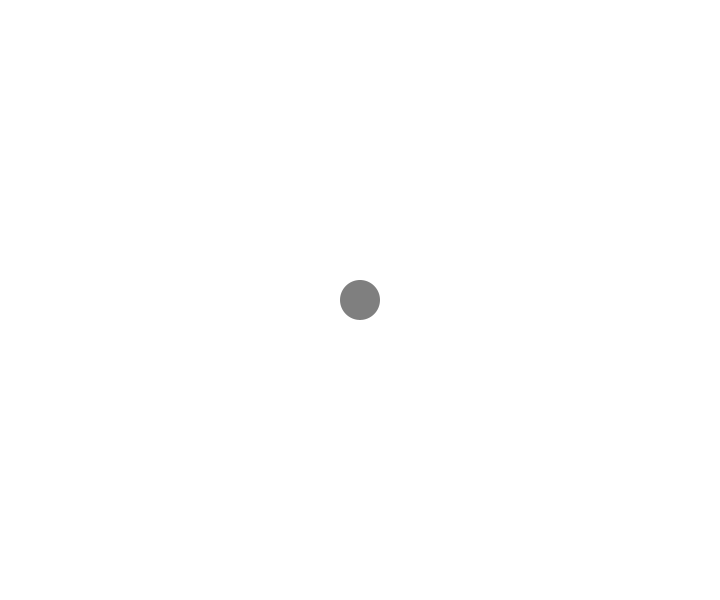
Frame 1 (no input)
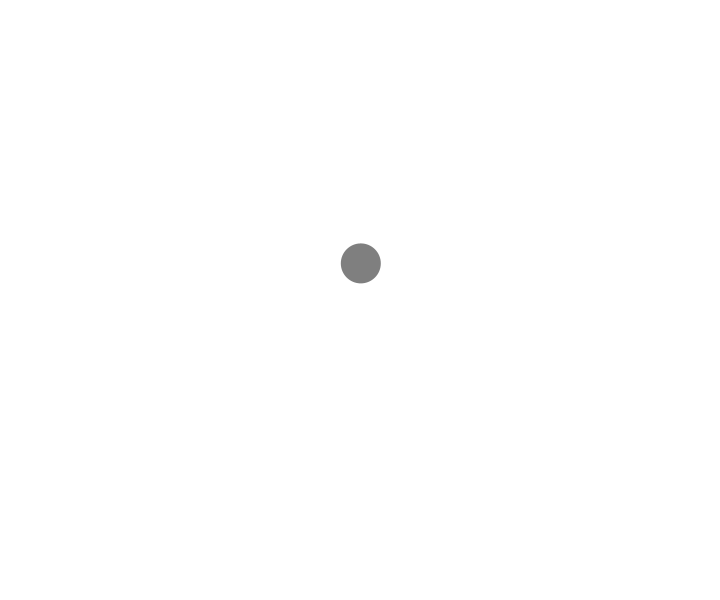
Frame 60 (the mouse pressed at the canvas centre just before this capture)
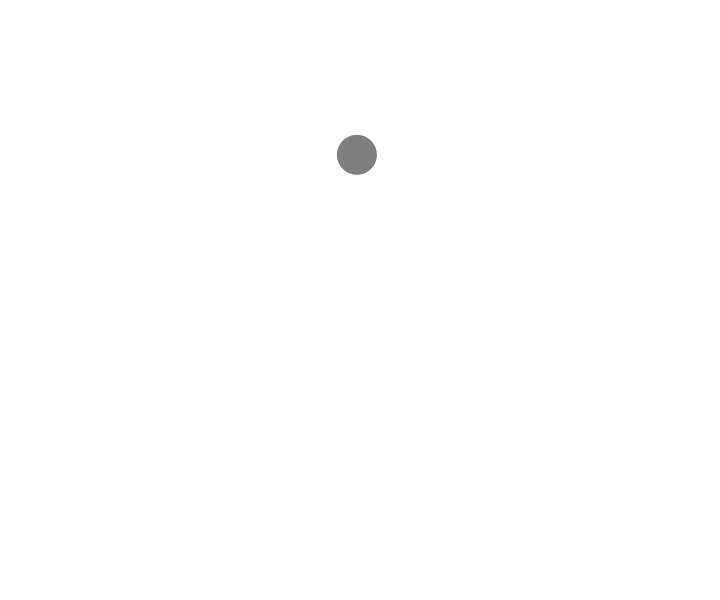
Frame 120 (the mouse held since frame 60 and released just before this capture)

The Processing sketch that drew these frames (run headless with seeded random() and noise(); from frame 60 on, the mouse is pressed at the canvas centre):

// Processing sketch: exercise01
// ── exercise01.pde
Mover m;
float t;

void setup() {
  size (720, 600);
  m = new Mover();
}

void draw() {
  background(255);
  
  PVector helium = new PVector(0, -0.02);
  m.applyForce(helium);
  
  float n = map(noise(t), 0, 1, -0.01, 0.01);
  PVector wind = new PVector(n, 0);
  //println(n);
  t += 0.01;
  m.applyForce(wind);
  
  m.update();
  m.edges();
  m.display();
}
// ── Mover.pde
class Mover {
  
  PVector loc;
  PVector vel;
  PVector acc;
  
  Mover() {
    loc = new PVector(width/2, height/2);
    vel = new PVector(0,0);
    acc = new PVector(0,0);
  }
  
  void update() {
    vel.add(acc);
    loc.add(vel);
    acc.mult(0); //clear out acceleration
  }
  
  void applyForce(PVector f) {
    acc.add(f);
  }
  
  void display() {
    noStroke();
    fill(127);
    ellipse(loc.x,loc.y, 40, 40);
  }
  
  void edges() {
    if (loc.x > width) {
      loc.x = width;
      vel.x *= -1;
    } else if (loc.x < 0) {
      loc.x = 0;
      vel.x *= -1;
    }
    
    if (loc.y > height) {
      loc.y = height;
      vel.y *= -1;
    } else if (loc.y < 0) {
      loc.y = 0;
      vel.y *= -1;
    }
  }
  
}
